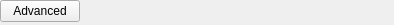
<?xml version="1.0" encoding="UTF-8"?>
<ui version="4.0">
 <class>AccountEditWidget</class>
 <widget class="QWidget" name="AccountEditWidget">
  <property name="geometry">
   <rect>
    <x>0</x>
    <y>0</y>
    <width>394</width>
    <height>25</height>
   </rect>
  </property>
  <layout class="QVBoxLayout" name="verticalLayout">
   <property name="spacing">
    <number>0</number>
   </property>
   <property name="margin">
    <number>0</number>
   </property>
   <item>
    <layout class="QHBoxLayout" name="horizontalLayout">
     <item>
      <widget class="QPushButton" name="advancedButton">
       <property name="text">
        <string>Advanced</string>
       </property>
      </widget>
     </item>
     <item>
      <spacer name="horizontalSpacer">
       <property name="orientation">
        <enum>Qt::Horizontal</enum>
       </property>
       <property name="sizeHint" stdset="0">
        <size>
         <width>40</width>
         <height>0</height>
        </size>
       </property>
      </spacer>
     </item>
    </layout>
   </item>
   <item>
    <spacer name="verticalSpacer">
     <property name="orientation">
      <enum>Qt::Vertical</enum>
     </property>
     <property name="sizeHint" stdset="0">
      <size>
       <width>20</width>
       <height>0</height>
      </size>
     </property>
    </spacer>
   </item>
  </layout>
 </widget>
 <resources/>
 <connections/>
</ui>
